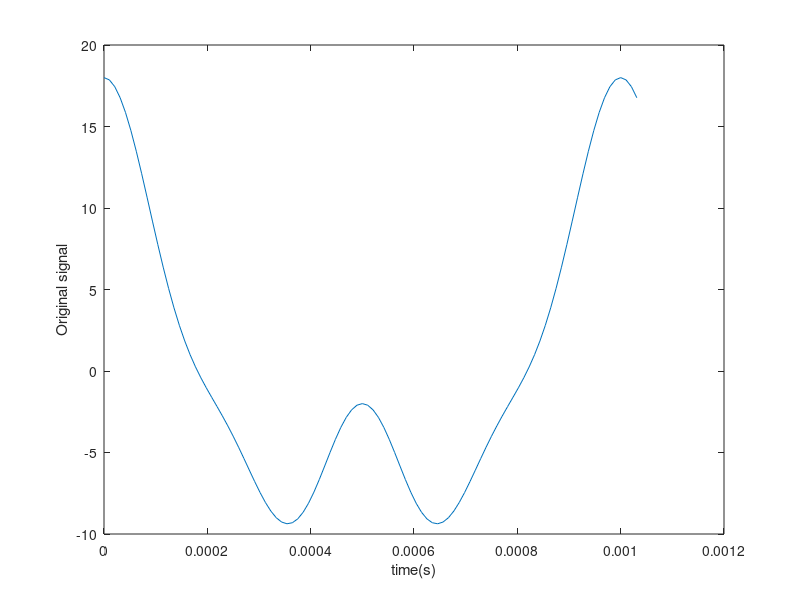
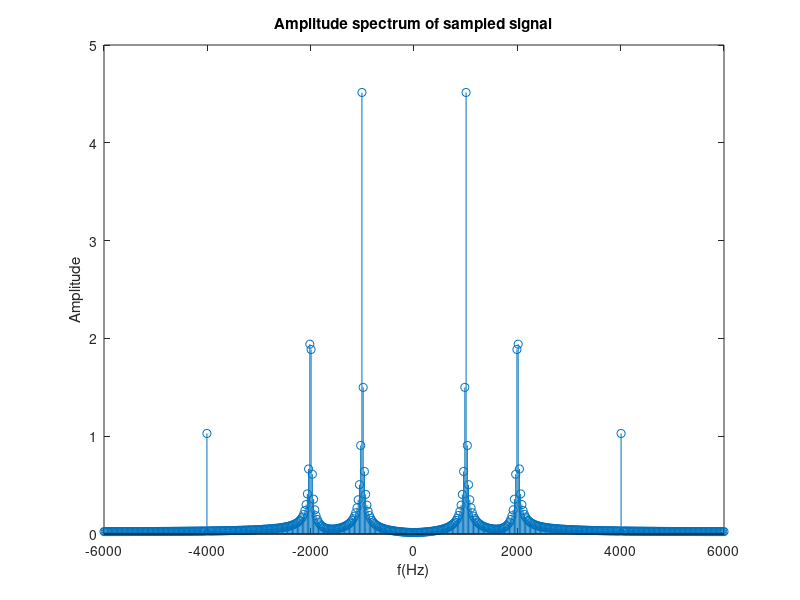
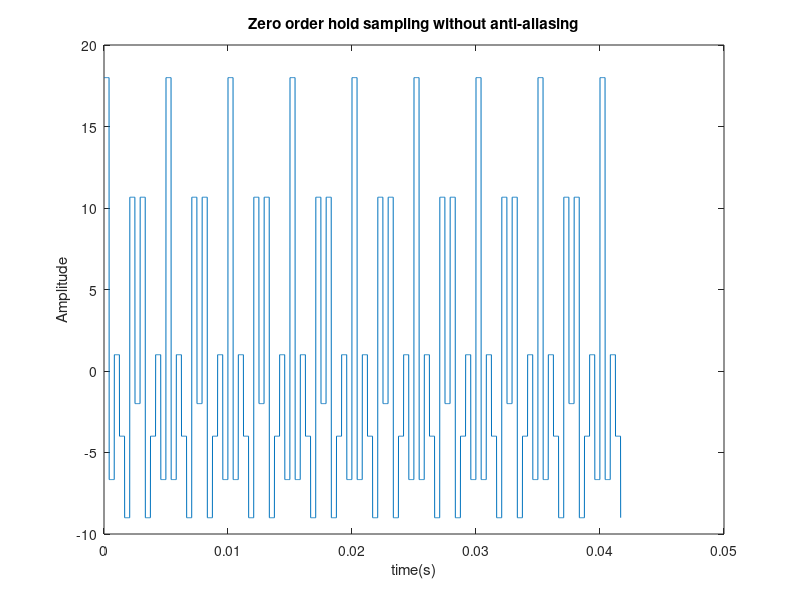
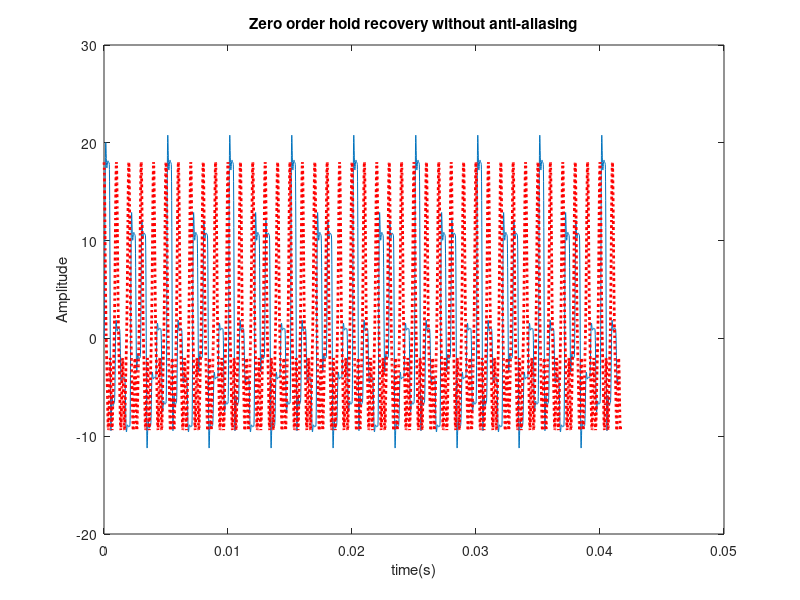

Write MATLAB code to recreate these figures, in order.
%% Script file for Exp 1 in DSP lab
clc;
clear;
close all;

%% --------------------------------- Part D ---------------------------- %%
% sampling freq (this was changed for part B)
Fs=12e3;
% time interval
Ts = 1/Fs;
% original time interval
Tsorig = 1/96e3;
% original frequency of sampling
Fsorig = 1/Tsorig;
% length of sampling base
L = 500;
% time base original
torig = (0:(Fsorig/Fs)*L)*Tsorig;

% sampling time base
t = (0:L)*Ts;

% generate signal
xorig = 10*cos(2*pi*1e3*torig)+6*cos(2*pi*2e3*torig)+2*cos(2*pi*4*1e3*torig);

figure;
plot(torig(1:100),xorig(1:100));
xlabel('time(s)');
ylabel('Original signal');

% sampled signal
x = 10*cos(2*pi*1e3*t)+6*cos(2*pi*2e3*t)+2*cos(2*pi*4*1e3*t);

% frequency base for sampled signal
f1 = (-L/2:L/2)*Fs/L;

% generate fft
fft_x = fftshift(fft(x));
%find amplitudes
amp_fft_x1 = abs(fft_x/L);

figure;
stem(f1,amp_fft_x1);
title('Amplitude spectrum of sampled signal');
xlabel('f(Hz)');
ylabel('Amplitude');

% downsample the signal by a factor of 5
M = 5;
down_x = downsample(x,M);
t_down = (0:L/M)*(M*Ts);

%% Perform sample and hold on the sampled signal

% zeroth order interpolation
samp_hold = interp1(t_down,down_x,torig,'previous');
figure;
plot(torig,samp_hold);
title('Zero order hold sampling without anti-aliasing');
xlabel('time(s)');
ylabel('Amplitude');

% cutoff frequency
fc = 6e3/(Fsorig/2);
% LPF
[z,p,k] = butter(4,fc,'low');
sos = zp2sos(z,p,k);
% recover signal via lpf
zero_order_recover = sosfilt(sos,samp_hold);

figure;
plot(torig,zero_order_recover);
hold on;
plot(torig,xorig,':r','LineWidth',2);
title('Zero order hold recovery without anti-aliasing');
xlabel('time(s)');
ylabel('Amplitude');

% length of the downsampled signal
L_down = L/M;
% frequency of the downsampled signal
Fs_down = Fs/M;

% generate fft
fft_x1 = fftshift(fft(down_x));
%find amplitudes
amp_fft_x1 = abs(fft_x1/L_down);

% frequency base for the downsampled signal
f_down = (-L_down/2:L_down/2)*(Fs_down/L_down);

figure;
stem(f_down,amp_fft_x1);
title('Amplitude spectrum of downsampled signal without anti-aliasing');
xlabel('f(Hz)');
ylabel('Amplitude');

%% Anti aliasing filter

% cutoff frequency
fc_antialias = 1/M;
% LPF
[z,p,k] = butter(4,fc_antialias,'low');
sos = zp2sos(z,p,k);
% apply anti aliasing filter
antialias = sosfilt(sos,x);

% downsample output of anti aliasing filter
down_anti = downsample(antialias,M);
 
%% FFT of downsampled output of anti aliasing filter

% frequency base for the downsampled signal
f_down = (-L_down/2:L_down/2)*(Fs_down/L_down);

% generate fft
fft_x1 = fftshift(fft(down_anti));
%find amplitudes
amp_fft_x1 = abs(fft_x1/L_down);

figure;
stem(f_down,amp_fft_x1);
title('Amplitude spectrum of downsampled signal after anti-aliasing');
xlabel('f(Hz)');
ylabel('Amplitude');


% zeroth order interpolation
anti_alias_reco = interp1(t_down,down_anti,torig,'previous');

% generate fft
fft_x1 = fftshift(fft(anti_alias_reco));
%find amplitudes
amp_fft_x1 = abs(fft_x1/length(anti_alias_reco));

figure;
plot(torig,anti_alias_reco);
title('Zero order hold recovery after anti-aliasing');
xlabel('time(s)');
ylabel('Amplitude');

figure;
plot(torig,zero_order_recover);
hold on;
plot(torig,xorig,':r','LineWidth',2);
title('Signal recovered from sample and hold after downsampling and anti-aliasing');
xlabel('time(s)');
ylabel('Amplitude');

set(findall(gcf,'-property','FontSize'),'FontSize',24);
